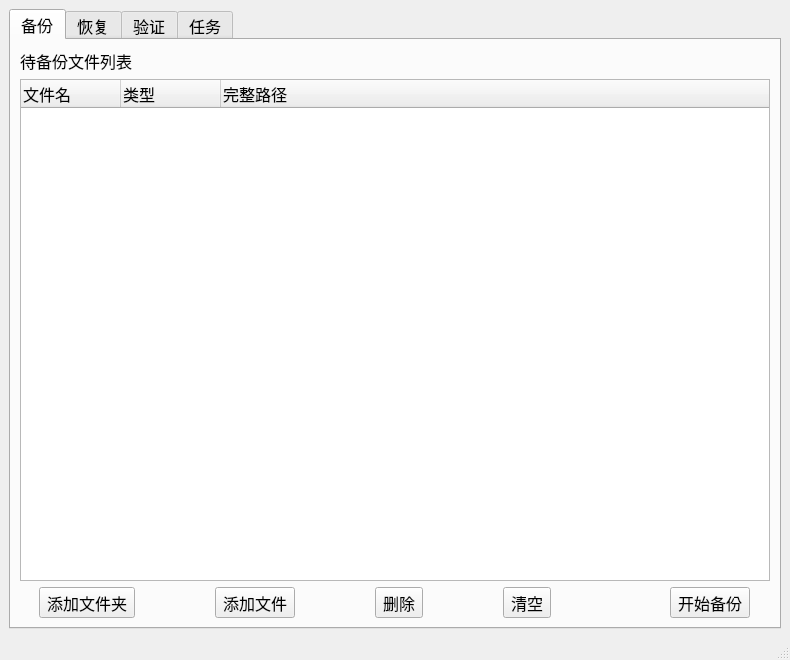
<?xml version="1.0" encoding="UTF-8"?>
<ui version="4.0">
 <class>MainWindow</class>
 <widget class="QMainWindow" name="MainWindow">
  <property name="geometry">
   <rect>
    <x>0</x>
    <y>0</y>
    <width>790</width>
    <height>660</height>
   </rect>
  </property>
  <property name="windowTitle">
   <string>文件备份系统</string>
  </property>
  <widget class="QWidget" name="centralwidget">
   <property name="sizePolicy">
    <sizepolicy hsizetype="Expanding" vsizetype="Expanding">
     <horstretch>0</horstretch>
     <verstretch>0</verstretch>
    </sizepolicy>
   </property>
   <layout class="QVBoxLayout" name="verticalLayout">
    <item>
     <widget class="QTabWidget" name="tabWidget">
      <property name="font">
       <font>
        <pointsize>12</pointsize>
       </font>
      </property>
      <property name="currentIndex">
       <number>0</number>
      </property>
      <property name="iconSize">
       <size>
        <width>24</width>
        <height>24</height>
       </size>
      </property>
      <widget class="QWidget" name="tab_1">
       <attribute name="title">
        <string>备份</string>
       </attribute>
       <layout class="QVBoxLayout" name="verticalLayout_2">
        <item>
         <widget class="QLabel" name="label">
          <property name="text">
           <string>待备份文件列表</string>
          </property>
         </widget>
        </item>
        <item>
         <widget class="QTreeWidget" name="backupFileList">
          <property name="focusPolicy">
           <enum>Qt::StrongFocus</enum>
          </property>
          <property name="acceptDrops">
           <bool>true</bool>
          </property>
          <property name="dragDropMode">
           <enum>QAbstractItemView::NoDragDrop</enum>
          </property>
          <attribute name="headerHighlightSections">
           <bool>false</bool>
          </attribute>
          <attribute name="headerShowSortIndicator" stdset="0">
           <bool>false</bool>
          </attribute>
          <column>
           <property name="text">
            <string>文件名</string>
           </property>
          </column>
          <column>
           <property name="text">
            <string>类型</string>
           </property>
          </column>
          <column>
           <property name="text">
            <string>完整路径</string>
           </property>
          </column>
         </widget>
        </item>
        <item>
         <layout class="QHBoxLayout" name="horizontalLayout_3">
          <property name="spacing">
           <number>100</number>
          </property>
          <item>
           <layout class="QHBoxLayout" name="horizontalLayout" stretch="0,0,0,0">
            <property name="spacing">
             <number>80</number>
            </property>
            <property name="sizeConstraint">
             <enum>QLayout::SetDefaultConstraint</enum>
            </property>
            <property name="leftMargin">
             <number>0</number>
            </property>
            <item>
             <widget class="QToolButton" name="addDirectoryButton">
              <property name="maximumSize">
               <size>
                <width>16777215</width>
                <height>35</height>
               </size>
              </property>
              <property name="text">
               <string>添加文件夹</string>
              </property>
              <property name="icon">
               <iconset>
                <normaloff>:/icons/icons/add.png</normaloff>:/icons/icons/add.png</iconset>
              </property>
              <property name="toolButtonStyle">
               <enum>Qt::ToolButtonTextUnderIcon</enum>
              </property>
             </widget>
            </item>
            <item>
             <widget class="QToolButton" name="addFileButton">
              <property name="maximumSize">
               <size>
                <width>16777215</width>
                <height>35</height>
               </size>
              </property>
              <property name="text">
               <string>添加文件</string>
              </property>
              <property name="icon">
               <iconset>
                <normaloff>:/icons/icons/add.png</normaloff>:/icons/icons/add.png</iconset>
              </property>
              <property name="iconSize">
               <size>
                <width>10</width>
                <height>16</height>
               </size>
              </property>
              <property name="toolButtonStyle">
               <enum>Qt::ToolButtonTextUnderIcon</enum>
              </property>
             </widget>
            </item>
            <item>
             <widget class="QToolButton" name="deleteFileButton">
              <property name="maximumSize">
               <size>
                <width>16777215</width>
                <height>35</height>
               </size>
              </property>
              <property name="text">
               <string>删除</string>
              </property>
              <property name="icon">
               <iconset>
                <normaloff>:/icons/icons/delete.png</normaloff>:/icons/icons/delete.png</iconset>
              </property>
              <property name="toolButtonStyle">
               <enum>Qt::ToolButtonTextUnderIcon</enum>
              </property>
             </widget>
            </item>
            <item>
             <widget class="QToolButton" name="clearFileButton">
              <property name="maximumSize">
               <size>
                <width>16777215</width>
                <height>35</height>
               </size>
              </property>
              <property name="baseSize">
               <size>
                <width>0</width>
                <height>0</height>
               </size>
              </property>
              <property name="text">
               <string>清空</string>
              </property>
              <property name="toolButtonStyle">
               <enum>Qt::ToolButtonTextUnderIcon</enum>
              </property>
             </widget>
            </item>
           </layout>
          </item>
          <item>
           <widget class="QToolButton" name="startBackupButton">
            <property name="text">
             <string>开始备份</string>
            </property>
            <property name="icon">
             <iconset>
              <normaloff>:/icons/icons/start.png</normaloff>:/icons/icons/start.png</iconset>
            </property>
            <property name="iconSize">
             <size>
              <width>16</width>
              <height>10</height>
             </size>
            </property>
            <property name="toolButtonStyle">
             <enum>Qt::ToolButtonTextUnderIcon</enum>
            </property>
           </widget>
          </item>
         </layout>
        </item>
       </layout>
      </widget>
      <widget class="QWidget" name="tab_2">
       <attribute name="title">
        <string>恢复</string>
       </attribute>
       <widget class="QGroupBox" name="localGroupBox">
        <property name="geometry">
         <rect>
          <x>10</x>
          <y>10</y>
          <width>741</width>
          <height>381</height>
         </rect>
        </property>
        <property name="title">
         <string/>
        </property>
        <property name="flat">
         <bool>false</bool>
        </property>
        <property name="checkable">
         <bool>false</bool>
        </property>
        <property name="checked">
         <bool>false</bool>
        </property>
        <widget class="QLabel" name="label_12">
         <property name="geometry">
          <rect>
           <x>20</x>
           <y>10</y>
           <width>71</width>
           <height>31</height>
          </rect>
         </property>
         <property name="text">
          <string>本地文件</string>
         </property>
        </widget>
        <widget class="QLineEdit" name="localFileRestoreLineEdit">
         <property name="enabled">
          <bool>false</bool>
         </property>
         <property name="geometry">
          <rect>
           <x>101</x>
           <y>10</y>
           <width>531</width>
           <height>31</height>
          </rect>
         </property>
         <property name="readOnly">
          <bool>true</bool>
         </property>
         <property name="placeholderText">
          <string>请选择打包文件</string>
         </property>
        </widget>
        <widget class="QToolButton" name="browseLocalFile">
         <property name="geometry">
          <rect>
           <x>650</x>
           <y>10</y>
           <width>81</width>
           <height>31</height>
          </rect>
         </property>
         <property name="text">
          <string>选择文件</string>
         </property>
        </widget>
        <widget class="QTreeWidget" name="localFileList">
         <property name="enabled">
          <bool>true</bool>
         </property>
         <property name="geometry">
          <rect>
           <x>20</x>
           <y>50</y>
           <width>711</width>
           <height>321</height>
          </rect>
         </property>
         <property name="focusPolicy">
          <enum>Qt::StrongFocus</enum>
         </property>
         <property name="contextMenuPolicy">
          <enum>Qt::CustomContextMenu</enum>
         </property>
         <property name="acceptDrops">
          <bool>true</bool>
         </property>
         <column>
          <property name="text">
           <string>文件名</string>
          </property>
         </column>
        </widget>
       </widget>
       <widget class="QToolButton" name="browseRestoreDirectoryButton">
        <property name="geometry">
         <rect>
          <x>670</x>
          <y>410</y>
          <width>81</width>
          <height>31</height>
         </rect>
        </property>
        <property name="text">
         <string>选择目录</string>
        </property>
       </widget>
       <widget class="QCheckBox" name="passwordCheckBox">
        <property name="geometry">
         <rect>
          <x>40</x>
          <y>460</y>
          <width>51</width>
          <height>19</height>
         </rect>
        </property>
        <property name="text">
         <string>密码</string>
        </property>
       </widget>
       <widget class="QLineEdit" name="backupFileRestoreDirectoryLineEdit">
        <property name="enabled">
         <bool>false</bool>
        </property>
        <property name="geometry">
         <rect>
          <x>100</x>
          <y>410</y>
          <width>561</width>
          <height>31</height>
         </rect>
        </property>
        <property name="placeholderText">
         <string>请选择恢复到的目录</string>
        </property>
       </widget>
       <widget class="QLabel" name="label_15">
        <property name="geometry">
         <rect>
          <x>40</x>
          <y>410</y>
          <width>51</width>
          <height>31</height>
         </rect>
        </property>
        <property name="text">
         <string>恢复到</string>
        </property>
       </widget>
       <widget class="QLineEdit" name="passwordLineEdit">
        <property name="enabled">
         <bool>false</bool>
        </property>
        <property name="geometry">
         <rect>
          <x>100</x>
          <y>460</y>
          <width>561</width>
          <height>31</height>
         </rect>
        </property>
       </widget>
       <widget class="QPushButton" name="startRestoreButton">
        <property name="geometry">
         <rect>
          <x>300</x>
          <y>510</y>
          <width>131</width>
          <height>61</height>
         </rect>
        </property>
        <property name="text">
         <string>开始恢复</string>
        </property>
        <property name="icon">
         <iconset>
          <normaloff>:/icons/icons/start.png</normaloff>:/icons/icons/start.png</iconset>
        </property>
       </widget>
      </widget>
      <widget class="QWidget" name="tab_3">
       <attribute name="title">
        <string>验证</string>
       </attribute>
       <widget class="QGroupBox" name="localGroupBox_2">
        <property name="geometry">
         <rect>
          <x>10</x>
          <y>10</y>
          <width>741</width>
          <height>431</height>
         </rect>
        </property>
        <property name="title">
         <string/>
        </property>
        <property name="flat">
         <bool>false</bool>
        </property>
        <property name="checkable">
         <bool>false</bool>
        </property>
        <property name="checked">
         <bool>false</bool>
        </property>
        <widget class="QLabel" name="label_13">
         <property name="geometry">
          <rect>
           <x>20</x>
           <y>10</y>
           <width>71</width>
           <height>31</height>
          </rect>
         </property>
         <property name="text">
          <string>本地文件</string>
         </property>
        </widget>
        <widget class="QLineEdit" name="localFileRestoreLineEdit_2">
         <property name="enabled">
          <bool>false</bool>
         </property>
         <property name="geometry">
          <rect>
           <x>101</x>
           <y>10</y>
           <width>531</width>
           <height>31</height>
          </rect>
         </property>
        </widget>
        <widget class="QToolButton" name="browseLocalFile_2">
         <property name="geometry">
          <rect>
           <x>650</x>
           <y>10</y>
           <width>81</width>
           <height>31</height>
          </rect>
         </property>
         <property name="text">
          <string>选择文件</string>
         </property>
        </widget>
        <widget class="QTreeWidget" name="localFileList_2">
         <property name="enabled">
          <bool>true</bool>
         </property>
         <property name="geometry">
          <rect>
           <x>20</x>
           <y>100</y>
           <width>711</width>
           <height>321</height>
          </rect>
         </property>
         <property name="focusPolicy">
          <enum>Qt::StrongFocus</enum>
         </property>
         <property name="contextMenuPolicy">
          <enum>Qt::CustomContextMenu</enum>
         </property>
         <property name="acceptDrops">
          <bool>true</bool>
         </property>
         <column>
          <property name="text">
           <string>文件名</string>
          </property>
         </column>
         <column>
          <property name="text">
           <string>结果</string>
          </property>
         </column>
        </widget>
        <widget class="QLabel" name="label_2">
         <property name="geometry">
          <rect>
           <x>20</x>
           <y>60</y>
           <width>71</width>
           <height>31</height>
          </rect>
         </property>
         <property name="text">
          <string>验证结果</string>
         </property>
        </widget>
       </widget>
      </widget>
      <widget class="QWidget" name="tab_4">
       <attribute name="title">
        <string>任务</string>
       </attribute>
       <widget class="QTreeWidget" name="taskList">
        <property name="geometry">
         <rect>
          <x>10</x>
          <y>40</y>
          <width>746</width>
          <height>481</height>
         </rect>
        </property>
        <property name="contextMenuPolicy">
         <enum>Qt::CustomContextMenu</enum>
        </property>
        <property name="sortingEnabled">
         <bool>false</bool>
        </property>
        <column>
         <property name="text">
          <string>文件名</string>
         </property>
        </column>
        <column>
         <property name="text">
          <string>下一次备份时间</string>
         </property>
        </column>
        <column>
         <property name="text">
          <string>备份频率</string>
         </property>
        </column>
        <column>
         <property name="text">
          <string>是否加密</string>
         </property>
        </column>
        <column>
         <property name="text">
          <string>本地路径</string>
         </property>
        </column>
       </widget>
       <widget class="QLabel" name="label_3">
        <property name="geometry">
         <rect>
          <x>10</x>
          <y>10</y>
          <width>101</width>
          <height>20</height>
         </rect>
        </property>
        <property name="text">
         <string>定时任务列表</string>
        </property>
       </widget>
       <widget class="QToolButton" name="clearTaskButton">
        <property name="geometry">
         <rect>
          <x>684</x>
          <y>540</y>
          <width>71</width>
          <height>26</height>
         </rect>
        </property>
        <property name="text">
         <string>清空</string>
        </property>
        <property name="icon">
         <iconset>
          <normaloff>:/icons/icons/clear.png</normaloff>:/icons/icons/clear.png</iconset>
        </property>
        <property name="toolButtonStyle">
         <enum>Qt::ToolButtonTextBesideIcon</enum>
        </property>
       </widget>
       <widget class="QToolButton" name="deleteTaskButton">
        <property name="geometry">
         <rect>
          <x>600</x>
          <y>540</y>
          <width>71</width>
          <height>26</height>
         </rect>
        </property>
        <property name="text">
         <string>删除</string>
        </property>
        <property name="icon">
         <iconset>
          <normaloff>:/icons/icons/delete.png</normaloff>:/icons/icons/delete.png</iconset>
        </property>
        <property name="toolButtonStyle">
         <enum>Qt::ToolButtonTextBesideIcon</enum>
        </property>
       </widget>
      </widget>
     </widget>
    </item>
   </layout>
  </widget>
  <widget class="QStatusBar" name="statusbar"/>
  <action name="action1">
   <property name="text">
    <string>b1</string>
   </property>
  </action>
  <action name="actionb2">
   <property name="text">
    <string>b2</string>
   </property>
  </action>
 </widget>
 <resources/>
 <connections/>
</ui>
